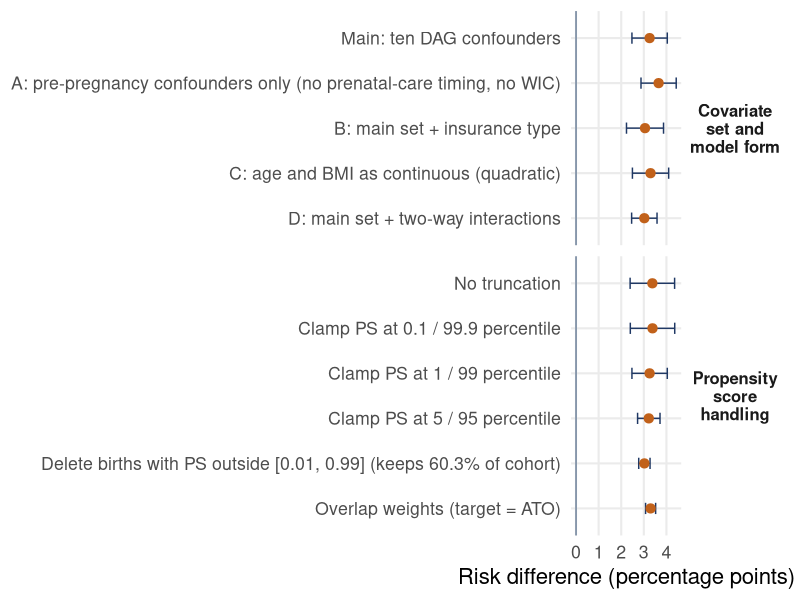
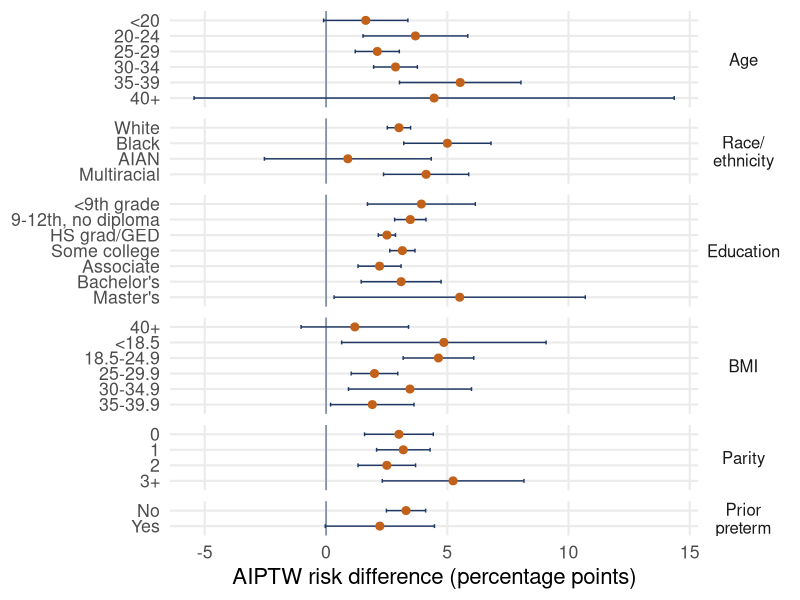

Write the R code that produced these figures, in order.
###############################################################################
## 04b_sensitivity_figures.R
## Draws the robustness and subgroup figures from the CSV files written by
## 04_sensitivity.R (no models are fitted here, so it runs in a few seconds).
##
## Input  : output/sens_truncation.csv, output/sens_specifications.csv,
##          output/subgroup_aiptw.csv
## Output : figures/fig_robustness.png, figures/fig_subgroups.png
## HOW TO RUN:  Rscript 04b_sensitivity_figures.R
###############################################################################

set.seed(1234)
suppressPackageStartupMessages({library(data.table); library(ggplot2)})
NAVY <- "#1F3864"; ORANGE <- "#C1611A"; GRAY <- "#6B7F99"
dir.create("figures", showWarnings = FALSE)
trunc_tab <- fread("output/sens_truncation.csv")
spec_tab  <- fread("output/sens_specifications.csv")
sg        <- fread("output/subgroup_aiptw.csv")
sg[, level := as.character(level)]
trunc_tab[, scenario := gsub("^DROP ", "Delete ", scenario)]   # older files used the word DROP

## ---------------------------------------------------------------------------
## Figures
## ---------------------------------------------------------------------------
theme_proj <- theme_minimal(base_size = 16) +
  theme(plot.title = element_blank(), panel.grid.minor = element_blank())   # titles are in the captions

rb <- rbind(
  trunc_tab[estimator %in% c("AIPTW (doubly robust)", "Overlap-weighted (ATO)"),
            .(group = "Propensity\nscore\nhandling", label = scenario, RD_pp, RD_lo, RD_hi)],
  spec_tab[estimator == "AIPTW (doubly robust)",
           .(group = "Covariate\nset and\nmodel form", label = specification, RD_pp, RD_lo, RD_hi)])
rb[, label := factor(label, levels = rev(unique(label)))]
p <- ggplot(rb, aes(RD_pp, label)) +
  geom_vline(xintercept = 0, colour = GRAY) +
  geom_errorbarh(aes(xmin = RD_lo, xmax = RD_hi), height = 0.25, colour = NAVY) +
  geom_point(size = 2.8, colour = ORANGE) +
  facet_grid(group ~ ., scales = "free_y", space = "free_y") +
  labs(x = "Risk difference (percentage points)", y = NULL) + theme_proj +
  theme(strip.text.y = element_text(face = "bold", size = 12, angle = 0))
ggsave("figures/fig_robustness.png", p, width = 11, height = 6.4, dpi = 200)

sgp <- copy(sg); sgp[, lab := paste0(level)]
sgp[, lab := factor(lab, levels = rev(unique(lab)))]
sgp[, variable := factor(variable, levels = c("age_grp", "race", "educ", "bmi_grp", "parity", "ppterm"),
                         labels = c("Age", "Race/\nethnicity", "Education", "BMI", "Parity", "Prior\npreterm"))]
p2 <- ggplot(sgp, aes(RD_pp, lab)) +
  geom_vline(xintercept = 0, colour = GRAY) +
  geom_errorbarh(aes(xmin = RD_lo, xmax = RD_hi), height = 0.25, colour = NAVY) +
  geom_point(size = 2.4, colour = ORANGE) +
  facet_grid(variable ~ ., scales = "free_y", space = "free_y") +
  labs(x = "AIPTW risk difference (percentage points)", y = NULL) + theme_proj +
  theme(strip.text.y = element_text(size = 12, angle = 0))
ggsave("figures/fig_subgroups.png", p2, width = 9, height = 10, dpi = 200)
cat("Saved figures/fig_robustness.png and figures/fig_subgroups.png\n")
